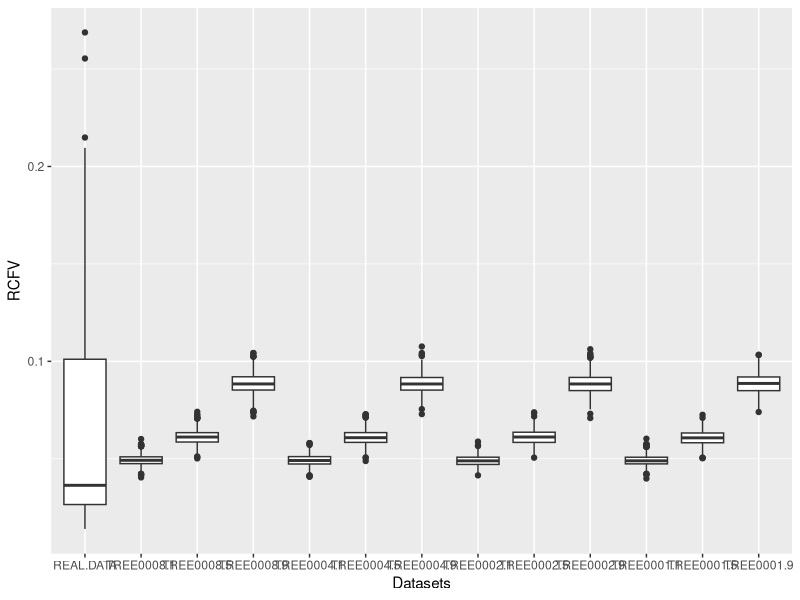

Write the R code that produced this figure.
setwd("/Hernandez_Ryan_2019_RecodingSim/07-RCFV/")
data <- read.csv('rcfv_real_v_sim.csv')

#Box-plots of real data vs simulated data
library (ggplot2)
all<- stack(data)
all <-na.omit(all)
ggplot(all, aes(x=ind, y=values)) + geom_boxplot() + labs(x="Datasets", y="RCFV")

#Calculations of median for real vs simulated datasets with inflation parameter set to 0.9
high <- c(data$TREE0008.9, data$TREE0004.9, data$TREE0002.9, data$TREE0001.9)
median (high)
real<- c(data$REAL.DATA)
real <- na.omit(real)
median(real)

#Krukal-Wallis test
kruskal.test(values~ind, data=all)

#Pairwise Wilcoxon Rank Sum Test
pwt<-pairwise.wilcox.test(all$values, all$ind, p.adjust.method = "bonferroni")
sink("pwt.out")
print(pwt)
sink


